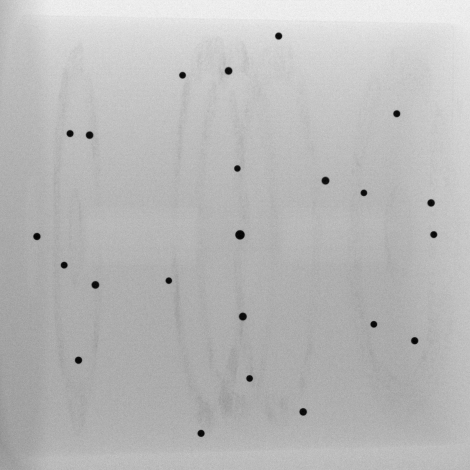
%> input picture Segmentation/SourceImages/dodecahedron_example.png, 470 x 470 px
$ octave Segmentation.m   (GNU Octave 9; MATLAB toolbox functions it lacks are replaced by stand-ins)
%> lines starting %> are read from the running program, lines starting %| are printed output that depends on the picture; in (x1, y1, x2, y2) boxes, pixels count from 0 and x2, y2 are one past the last pixel; in counts of white or black regions, pixels touching at a corner belong together; the program's own positions count from 1
### Segmentation/regiongrowing.m
function J=regiongrowing(I,x,y,reg_maxdist)
% This function performs "region growing" in an image from a specified
% seedpoint (x,y)
%
% J = regiongrowing(I,x,y,t)
%
% I : input image
% J : logical output image of region
% x,y : the position of the seedpoint (if not given uses function getpts)
% t : maximum intensity distance (defaults to 0.2)
%
% The region is iteratively grown by comparing all unallocated neighbouring pixels to the region.
% The difference between a pixel's intensity value and the region's mean,
% is used as a measure of similarity. The pixel with the smallest difference
% measured this way is allocated to the respective region.
% This process stops when the intensity difference between region mean and
% new pixel become larger than a certain treshold (t)
%
% Example:
%
% I = im2double(imread('medtest.png'));
% x=198; y=359;
% J = regiongrowing(I,x,y,0.2);
% figure, imshow(I+J);
%
% Author: D. Kroon, University of Twente

if(exist('reg_maxdist','var')==0), reg_maxdist=0.2; end
if(exist('y','var')==0)
    figure
    imshow(I,[]);
    [y,x]=getpts;
    y=round(y(1));
    x=round(x(1));
end

J = zeros(size(I)); % Output
Isizes = size(I); % Dimensions of input image

reg_mean = I(x,y); % The mean of the segmented region
reg_size = 1; % Number of pixels in region

% Free memory to store neighbours of the (segmented) region
neg_free = 10000; neg_pos=0;
neg_list = zeros(neg_free,3);

pixdist=0; % Distance of the region newest pixel to the regio mean

% Neighbor locations (footprint)
neigb=[-1 0; 1 0; 0 -1;0 1];

% Start regiogrowing until distance between regio and posible new pixels become
% higher than a certain treshold
while(pixdist<reg_maxdist&&reg_size<numel(I))

    % Add new neighbors pixels
    for j=1:4,
        % Calculate the neighbour coordinate
        xn = x +neigb(j,1); yn = y +neigb(j,2);

        % Check if neighbour is inside or outside the image
        ins=(xn>=1)&&(yn>=1)&&(xn<=Isizes(1))&&(yn<=Isizes(2));

        % Add neighbor if inside and not already part of the segmented area
        if(ins&&(J(xn,yn)==0))
                neg_pos = neg_pos+1;
                neg_list(neg_pos,:) = [xn yn I(xn,yn)]; J(xn,yn)=1;
        end
    end

    % Add a new block of free memory
    if(neg_pos+10>neg_free), neg_free=neg_free+10000; neg_list((neg_pos+1):neg_free,:)=0; end

    % Add pixel with intensity nearest to the mean of the region, to the region
    dist = abs(neg_list(1:neg_pos,3)-reg_mean);
    [pixdist, index] = min(dist);
    J(x,y)=2; reg_size=reg_size+1;

    % Calculate the new mean of the region
    reg_mean= (reg_mean*reg_size + neg_list(index,3))/(reg_size+1);

    % Save the x and y coordinates of the pixel (for the neighbour add proccess)
    x = neg_list(index,1); y = neg_list(index,2);

    % Remove the pixel from the neighbour (check) list
    neg_list(index,:)=neg_list(neg_pos,:); neg_pos=neg_pos-1;
end

% Return the segmented area as logical matrix
J=J>1;

### Segmentation/Segmentation.m
clear all;
close all;
clc;


%ex. 1
% basically go over the whole image with that mask
thetas = [30,45,60];
filters = zeros(3, 3, 4);
filters(:,:,1) = [-1 -1 -1; 2 2 2; -1 -1 -1]; % horiz
filters(:,:,2) = [-1 -1 2; -1 2 -1; 2 -1 -1]; % 45 deg
filters(:,:,3) = [-1 2 -1; -1 2 -1; -1 2 -1]; % vert
filters(:,:,4) = [2 -1 -1; -1 2 -1; -1 -1 2]; % -45 deg
DisplayLines(thetas, 1, filters);
%> the loop in DisplayLines, `for i = 1:4` made 4 passes
%> pass 1, in DisplayLines, `imshow(filtered);`:
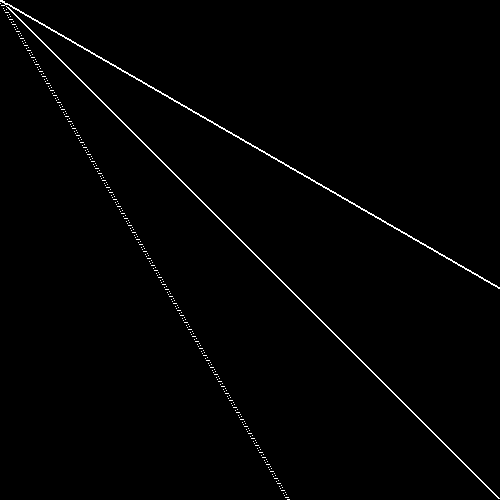
%> displayed picture: size 500x500, on the screen's scale of 0 to 255; 1% white in thin lines or dots
DisplayLines(thetas, 10, filters);

%ex2
close all;
clear all;
clc;

image = imread("SourceImages\dodecahedron_example.png");
%> image is the input picture: size 470x470 uint8; min 2, max 244, mean 185.4
minT = min(image(:));
%> minT = 2
maxT = max(image(:));
%> maxT = 244
T = (minT + maxT) / 2;
%> T = 123
threshhold = 0.001;
converged = false;
while not(converged)
    smlrThanT = image(image < T);
    bigThanT = image(image>T);
    meanSmaller = mean(smlrThanT);
    meanBigger = mean(bigThanT);
    newT = (meanSmaller + meanBigger) / 2;
    if abs(T-newT) < threshhold
       converged = true;
    end
    T = newT;
end
%> this loop made 4 passes
%> (meanSmaller, newT, T) on passes 1 to 4: (34.55, 110.3, 110.3), (30.43, 108.2, 108.2), (30.02, 108, 108), (30.02, 108, 108)
%> after the loop, converged = true
T
%> T = 108
image = (image > T);
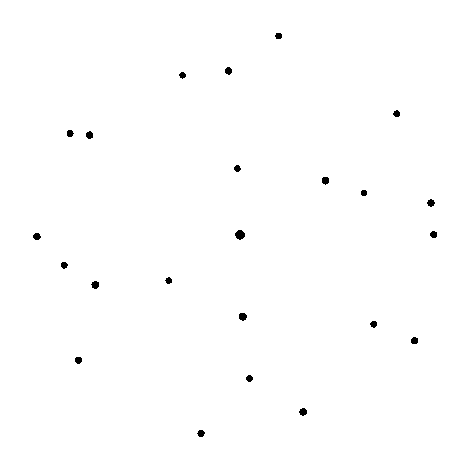
%> image: size 470x470 logical; 99.6% white; 23 black regions, largest, box (x1, y1, x2, y2) and area: (235, 230, 245, 240) 73, (239, 313, 247, 321) 51, (91, 281, 99, 289) 48
imshow(image);

%ex. 3
clc;
close all;
clear all;
image = im2double(imread("SourceImages\medtest.png"));
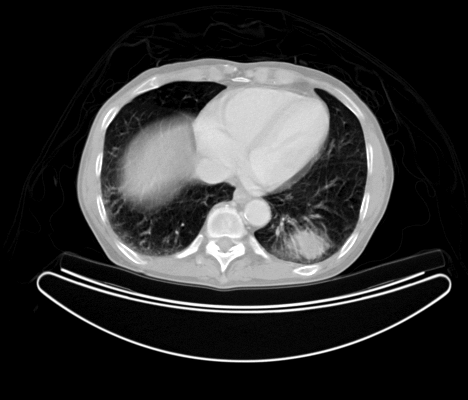
%> input picture Segmentation/SourceImages/medtest.png, 468 x 400 px
%> image: size 400x468 double; min 0, max 1, mean 0.194
%f1 = figure;
% imshow(image, []);
% impixelinfo;
pixelsOfInterest = [
    [213, 251]; %vertibrade?
    [190, 253]; % ribs? % rib1
    [127, 255]; % rib2
    [132, 252];
    [101, 212]; %rib3
    [105, 209];

    [102, 164]; % rib4
    [99, 160];

    [108, 117];
    [112, 120];

    [155, 79];
    [144, 91];

    [240, 79];

    [353, 111];

    [368, 157];
    [373, 152];

    [364, 201];
    [369, 201];

    [349, 243];
    [351, 246];

    [358, 109]; % extra seed on dim rib

    [296, 271];
    [262, 253];

    [309, 248]; %shroom cancer
];
threshhold = 0.08;
rgbImage = repmat(image, [1 1 3]);

for seedIndex = 1:size(pixelsOfInterest, 1)
    y = pixelsOfInterest(seedIndex, 1);
    x = pixelsOfInterest(seedIndex, 2);

    region = regiongrowing(image, x, y, threshhold);

    redChannel = rgbImage(:,:,1);
    greenChannel = rgbImage(:,:,2);
    blueChannel = rgbImage(:,:,3);

    redChannel(region) = 1;
    greenChannel(region) = 0;
    blueChannel(region) = 0;

    rgbImage(:,:,1) = redChannel;
    rgbImage(:,:,2) = greenChannel;
    rgbImage(:,:,3) = blueChannel;
end
%> this loop made 24 passes
%> pass 1, `region = regiongrowing(image, x, y, threshhold);`:
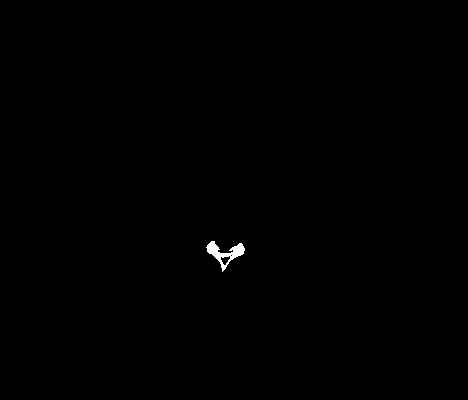
%> region: size 400x468 logical; 0.23% white; 1 white region, box (x1, y1, x2, y2) and area: (206, 241, 245, 272) 422
%> after the loop:
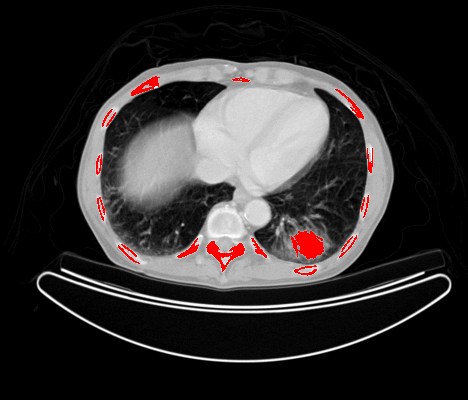
%> rgbImage: size 400x468x3 double; mean R, G, B 0.196, 0.183, 0.183

figure;
imshow(rgbImage);
title("Region Growing Overlay in Red");
impixelinfo;

% 3b
f2 = figure;
imhist(image);
title("Histogram of the whole image");
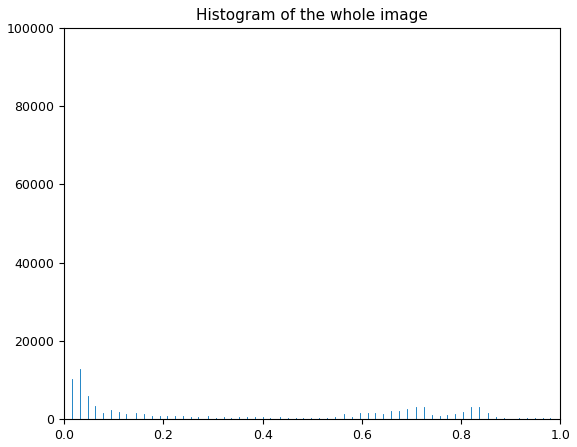
%> figure redrawn from the program's plot data; highest point at x = 0, y = 91402

figure;
snippet = image(200:300, 180:280);
snippet = snippet > 0.9;
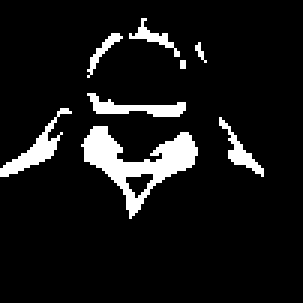
%> snippet: size 101x101 logical (shown 3 times larger); 8.6% white; 8 white regions (2 under 20 px), largest, box (x1, y1, x2, y2) and area: (27, 42, 66, 73) 437, (0, 36, 24, 59) 136, (29, 31, 62, 39) 114, (73, 39, 88, 59) 77, (43, 6, 60, 19) 55, (29, 11, 41, 26) 44
imshow(snippet)
title("Threshholded (>0.9) snippet of image")

function DisplayLines(thetas, lineSize, filters)
    filterNames = [
      "Horizontal", "45 degrees", "Vertical", "-45 degrees"
    ];
    A = zeros(500); [j, i] = find(A<Inf);
    for index = 1:length(thetas)
        q = find( abs(j-tan(thetas(index)*pi/180)*i)<=lineSize);
        A(q) = 100;
    end
    fig = figure;
    for i = 1:4
        filtered = imfilter(A, filters(:,:,i));
        subplot(2, 2, i);
        imshow(filtered);
        title(sprintf('Filter %s - %dpx', filterNames(i), lineSize));
    end
end
